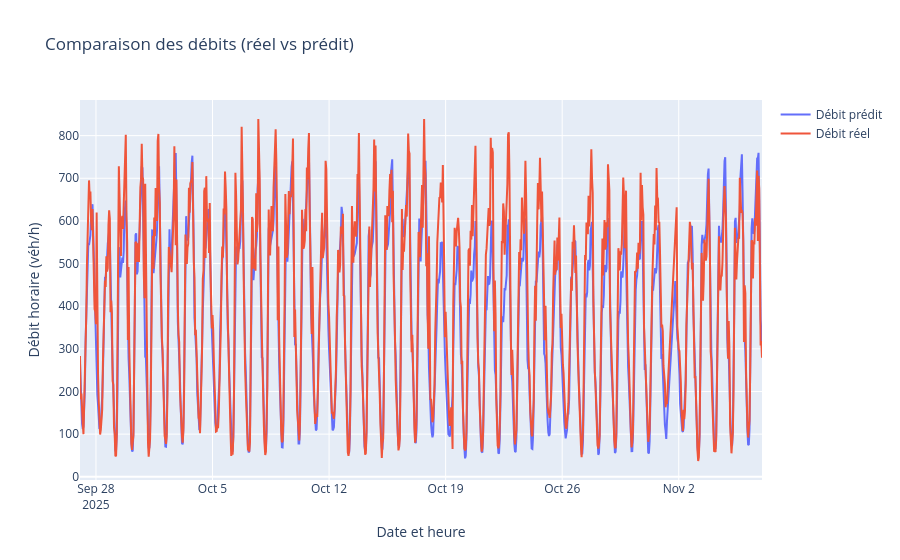

The cell this chart's notebook holds for it:
### Code cell
time_index = df_final.loc[X_test.index, 'Date et heure de comptage']

fig = go.Figure()
fig.add_trace(go.Scatter(
    x=time_index,
    y=y_pred,
    mode='lines',
    name='Débit prédit'
))
fig.add_trace(go.Scatter(
    x=time_index,
    y=y_test,
    mode='lines',
    name='Débit réel'
))

fig.update_layout(
    title="Comparaison des débits (réel vs prédit)",
    xaxis_title="Date et heure",
    yaxis_title="Débit horaire (véh/h)",
    hovermode='x unified'
)

fig.show()

### Figure 1 — Plotly figure (JSON) as saved in the notebook; plotly's stock layout.template omitted (floating-point values rounded to 4 significant figures; data arrays with more than 128 entries replaced by an {"elided": "..."} marker saying what was removed)
{"data": [{"mode": "lines", "name": "Débit prédit", "type": "scatter", "x": {"elided": "974 str values"}, "y": {"elided": "974 float values"}}, {"mode": "lines", "name": "Débit réel", "type": "scatter", "x": {"elided": "974 str values"}, "y": {"elided": "974 float values"}}], "layout": {"hovermode": "x unified", "title": {"text": "Comparaison des débits (réel vs prédit)"}, "xaxis": {"title": {"text": "Date et heure"}}, "yaxis": {"title": {"text": "Débit horaire (véh/h)"}}}}
